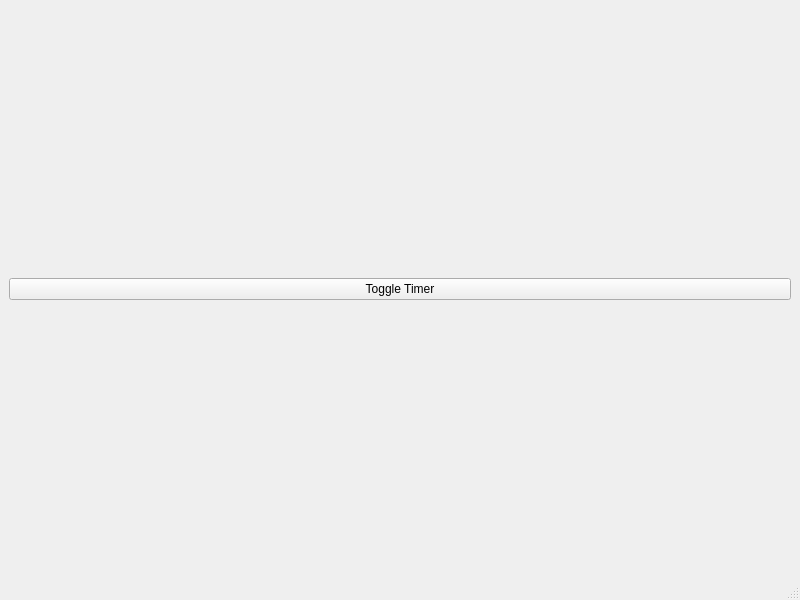
<?xml version="1.0" encoding="UTF-8"?>
<ui version="4.0">
 <class>MainWindow</class>
 <widget class="QMainWindow" name="MainWindow">
  <property name="geometry">
   <rect>
    <x>0</x>
    <y>0</y>
    <width>800</width>
    <height>600</height>
   </rect>
  </property>
  <property name="windowTitle">
   <string>MainWindow</string>
  </property>
  <widget class="QWidget" name="centralwidget">
   <layout class="QVBoxLayout" name="verticalLayout_2">
    <item>
     <widget class="QPushButton" name="pbToggleTimer">
      <property name="text">
       <string>Toggle Timer</string>
      </property>
     </widget>
    </item>
   </layout>
  </widget>
  <widget class="QMenuBar" name="menubar">
   <property name="geometry">
    <rect>
     <x>0</x>
     <y>0</y>
     <width>800</width>
     <height>22</height>
    </rect>
   </property>
  </widget>
  <widget class="QStatusBar" name="statusbar"/>
 </widget>
 <resources/>
 <connections/>
</ui>
